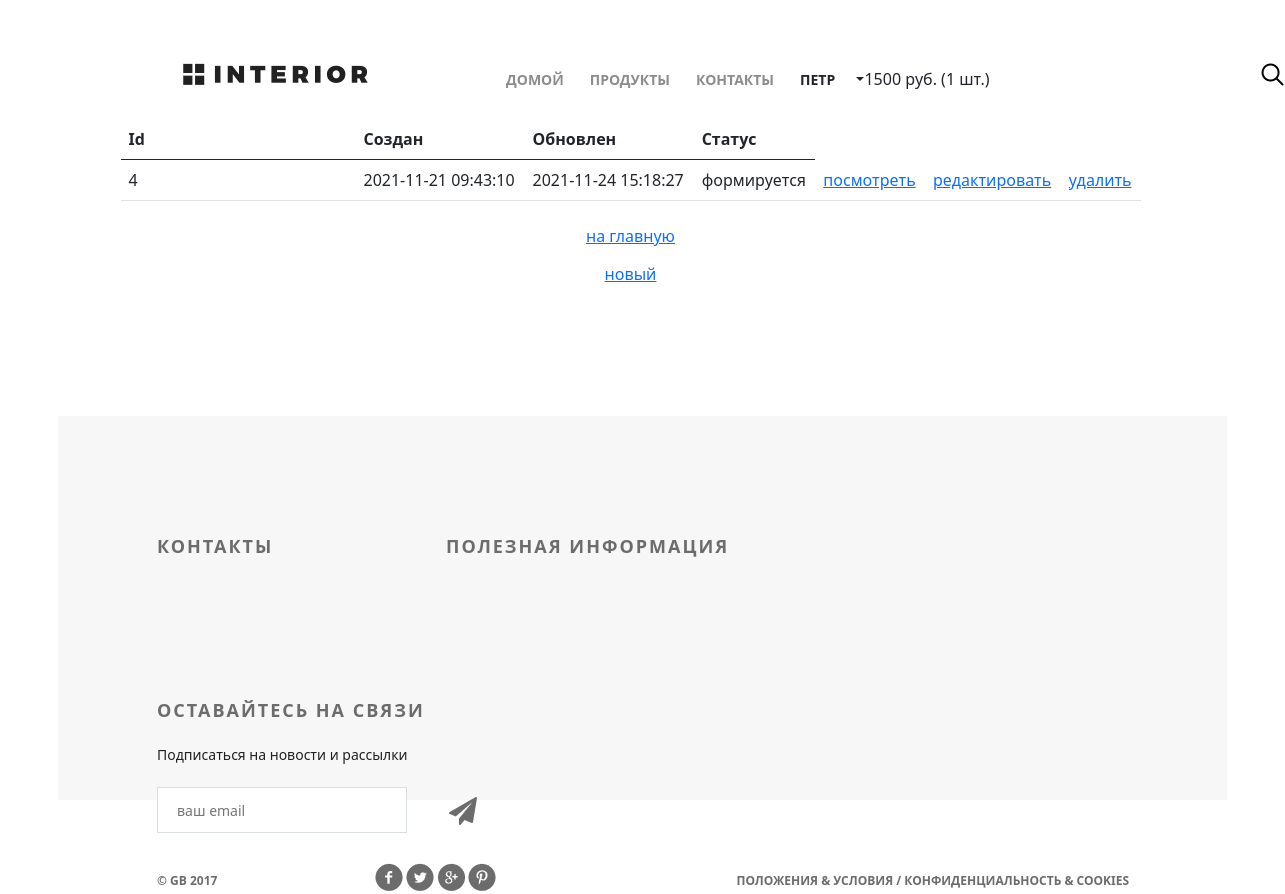
/orders/ (signed in), run on the app's committed database.
### authapp/models.py (models this page shows, shortened)
class ShopUser(AbstractUser):
    avatar = models.ImageField(upload_to='users_avatars', blank=True)
    age = models.PositiveIntegerField(verbose_name='возраст', default=18)
    activation_key = models.CharField(max_length=128, blank=True)
    activation_key_expires = models.DateTimeField(default=(now() + timedelta(hours=48)))

### basketapp/models.py (models this page shows, shortened)
class Basket(models.Model):
    user = models.ForeignKey(
        settings.AUTH_USER_MODEL,
        on_delete=models.CASCADE,
        related_name='basket'
    )
    product = models.ForeignKey(Product,
                                on_delete=models.CASCADE
                                )
    quantity = models.PositiveIntegerField(
        verbose_name='количество',
        default=0
    )
    add_datetime = models.DateTimeField(
        verbose_name='время',
        auto_now_add=True
    )
    is_active = models.BooleanField(
        verbose_name='активность',
        default=True
    )
    @property
    def product_cost(self):
        return self.product.price * self.quantity
    @property
    def total_quantity(self):
        _items = Basket.objects.filter(user=self.user)
        _totalquantity = sum(list(map(lambda x: x.quantity, _items)))
        return _totalquantity
    @property
    def total_cost(self):
        _items = Basket.objects.filter(user=self.user)
        _totalcost = sum(list(map(lambda x: x.product_cost, _items)))
        return _totalcost

### mainapp/models.py (models this page shows, shortened)
class Product(models.Model):
    category = models.ForeignKey(
        ProductCategory,
        on_delete=models.CASCADE
    )
    style_category = models.ForeignKey(
        StyleCategory,
        on_delete=models.CASCADE
    )
    name = models.CharField(
        verbose_name='имя продукта',
        max_length=128
    )
    image = models.ImageField(
        upload_to='products_images',
        blank=True
    )
    short_desc = models.CharField(
        verbose_name='краткое описание продукта',
        max_length=60,
        blank=True
    )
    description = models.TextField(
        verbose_name='описание продукта',
        blank=True
    )
    price = models.DecimalField(
        verbose_name='цена продукта',
        max_digits=8,
        decimal_places=2,
        default=0
    )
    quantity = models.PositiveIntegerField(
        verbose_name='количество на складе',
        default=0
    )
    is_active = models.BooleanField(
        verbose_name='активность',
        default=True
    )

### ordersapp/models.py (models this page shows, shortened)
class Order(models.Model):
    FORMING = 'FM'
    SENT_TO_PROCEED = 'STP'
    PROCEEDED = 'PRD'
    PAID = 'PD'
    READY = 'RDY'
    CANCEL = 'CNC'
    FINISHED = 'FND'
    ORDER_STATUS_CHOICES = (
        (FORMING, 'формируется'),
        (SENT_TO_PROCEED, 'отправлен в обработку'),
        (PAID, 'оплачен'),
        (PROCEEDED, 'обрабатывается'),
        (READY, 'готов к выдаче'),
        (CANCEL, 'отменен'),
        (FINISHED, 'выдан'),
    )
    user = models.ForeignKey(
        settings.AUTH_USER_MODEL,
        on_delete=models.CASCADE
    )
    created = models.DateTimeField(
        verbose_name='создан',
        auto_now_add=True
    )
    updated = models.DateTimeField(
        verbose_name='обновлен',
        auto_now=True
    )
    status = models.CharField(
        verbose_name='статус',
        max_length=3,
        choices=ORDER_STATUS_CHOICES,
        default=FORMING
    )
    is_active = models.BooleanField(
        verbose_name='активен',
        default=True
    )
    class Meta:
        ordering = ('-created',)
        verbose_name = 'заказ'
        verbose_name_plural = 'заказы'

### ordersapp/views.py (the view)
# urls.py: path('', ordersapp.OrderList.as_view(), name='main'),
class OrderList(ListView):
    model = Order
    def get_queryset(self):
        return Order.objects.filter(user=self.request.user)

### mainapp/context_processor.py (called while the page is built)
def basket(request):
    print(f'context processor basket works')
    basket = []
    if request.user.is_authenticated:
        basket = Basket.objects.filter(user=request.user)
    return {'basket': basket, }

### ordersapp/templates/ordersapp/order_list.html (shortened to what this page needs)
{% extends 'geekshop/base.html' %}
{% load static %}
{% block css %}
    <link href="https://cdn.jsdelivr.net/npm/bootstrap@5.0.2/dist/css/bootstrap.min.css" rel="stylesheet">
{% endblock %}
{% block container_content %}
{% include 'geekshop/includes/hero-white.html' %}
    <div class="container row px-5">
        <table class="table">
            <thead>
            <tr>
                <th scope="col">Id</th>
                <th scope="col">Создан</th>
                <th scope="col">Обновлен</th>
                <th scope="col">Статус</th>
            </tr>
            </thead>
            <tbody class="">
                {% include 'ordersapp/includes/inc_order_list.html' %}
            </tbody>
        </table>
        <button class="btn btn-default btn-round">
            <a href="{% url 'main' %}">
                на главную
            </a>
        </button>
        <button class="btn btn-default btn-round">
            <a href="{% url 'ordersapp:order_create' %}">
                новый
            </a>
        </button>
    </div>
{% endblock %}

### geekshop/templates/geekshop/includes/menu.html (shortened to what this page needs)
{% load static %}
<ul class="menu">
    <li><a href="{% url 'main' %}"
           class="">домой</a></li>
    <li><a href="{% url 'products:main' %}"
           class="">продукты</a></li>
    <li><a href="{% url 'contacts' %}"
           class="">контакты</a></li>
    {% if user.is_authenticated %}
        <li class="dropdown-toggle" id="dropdownMenuButton1" data-bs-toggle="dropdown" aria-expanded="false">
                <a>{{ user.first_name|default:'Пользователь' }}</a>
            </li>
            {% if basket %}
                <span>
                    {{ basket.0.total_cost|floatformat:0 }} руб.
                    ({{ basket.0.total_quantity }} шт.)
                </span>
            {% endif %}
    {% endif %}
</ul>

### ordersapp/templates/ordersapp/includes/inc_order_list.html
{% for item in object_list %}
               {% if item.is_active %}
               <tr>
                   <td class="td1 orders_list">{{ item.pk }}</td>
                   <td>{{ item.created|date:"Y-m-d H:i:s" }}</td>
                   <td>{{ item.updated|date:"Y-m-d H:i:s" }}</td>
                   <td>{{ item.get_status_display }}</td>
                   <td>
                       <a href="{% url 'ordersapp:order_read' item.pk %}">
                           посмотреть
                       </a>
                   </td>
                   <td>
                       {% if item.status == 'FM' %}
                         <a href="{% url 'ordersapp:order_update' item.pk %}">
                           редактировать
                         </a>
                       {% endif %}
                   </td>
                   <td>
                       {% if item.status == 'FM' %}
                         <a href="{% url 'ordersapp:order_delete' item.pk %}">
                             удалить
                         </a>
                       {% endif %}
                   </td>
               </tr>
               {% endif %}
           {% endfor %}

### geekshop/static/geekshop/style.css (style rules this page uses)
* { margin: 0; padding: 0; }
body { font-family: 'Montserrat', sans-serif; }
html, body { height: 100%; }
.container { width: 1366px; margin: 0 auto; min-height: 100%; }
.menu { list-style-type: none; margin-top: 67px; float: right; }
.menu li { float: left; }
.menu a { color: #8c8c8c; font-size: 14px; font-weight: 700; text-align: right; text-transform: uppercase; text-decoration: none; padding: 10px 13px; }
table { width: 100%; }
td:first-child { width: 235px; }

### data on the page
ShopUser: first_name "ПЕТР"
Basket: user+product+quantity "1500", user+quantity "1"
Order: pk "4", created "2021-11-21 09:43:10", updated "2021-11-24 15:18:27", status "формируется", shows "редактировать", shows "удалить"
